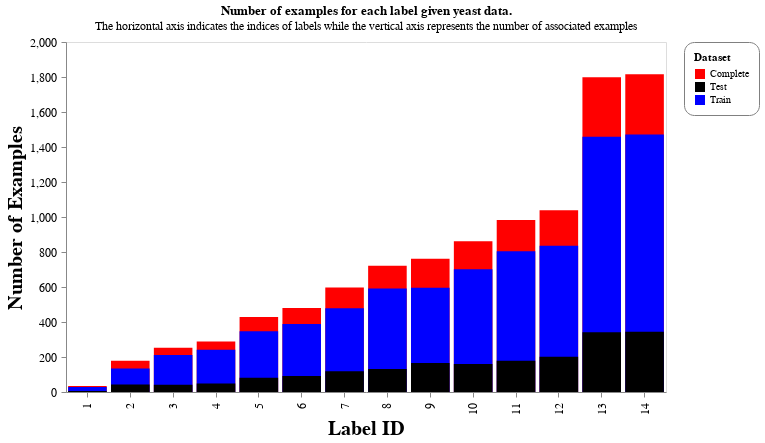

Write notebook code for a chart like this one.
### Code cell
chart

### Figure 1 — Vega-Lite specification as saved in the notebook (floating-point values rounded to 4 significant figures)
{"data": {"name": "data-4226a1881d9009b3672c50191b7ac720"}, "mark": {"type": "bar", "color": "grey"}, "config": {"axis": {"labelFontSize": 12, "labelLimit": 500, "labelPadding": 5, "titleFontSize": 20}, "axisY": {"grid": false}, "header": {"labelFontSize": 15, "titleFontSize": 20}, "legend": {"cornerRadius": 10, "fillColor": "white", "padding": 10, "strokeColor": "gray"}}, "encoding": {"color": {"type": "nominal", "field": "Dataset", "scale": {"range": ["red", "black", "blue"]}}, "x": {"type": "ordinal", "field": "Label", "sort": "ascending", "title": "Label ID"}, "y": {"type": "quantitative", "field": "Sum", "stack": null, "title": "Number of Examples"}}, "height": 350, "resolve": {"scale": {"x": "independent"}}, "title": {"text": "Number of examples for each label given yeast data.", "subtitle": ["The horizontal axis indicates the indices of labels while the vertical axis represents the number of associated examples"]}, "width": 600, "$schema": "https://vega.github.io/schema/vega-lite/v4.8.1.json", "datasets": {"data-4226a1881d9009b3672c50191b7ac720": [{"Label": 1, "Dataset": "Complete", "Sum": 34}, {"Label": 2, "Dataset": "Complete", "Sum": 178}, {"Label": 3, "Dataset": "Complete", "Sum": 253}, {"Label": 4, "Dataset": "Complete", "Sum": 289}, {"Label": 5, "Dataset": "Complete", "Sum": 428}, {"Label": 6, "Dataset": "Complete", "Sum": 480}, {"Label": 7, "Dataset": "Complete", "Sum": 597}, {"Label": 8, "Dataset": "Complete", "Sum": 722}, {"Label": 9, "Dataset": "Complete", "Sum": 762}, {"Label": 10, "Dataset": "Complete", "Sum": 862}, {"Label": 11, "Dataset": "Complete", "Sum": 983}, {"Label": 12, "Dataset": "Complete", "Sum": 1038}, {"Label": 13, "Dataset": "Complete", "Sum": 1799}, {"Label": 14, "Dataset": "Complete", "Sum": 1816}, {"Label": 1, "Dataset": "Train", "Sum": 28}, {"Label": 2, "Dataset": "Train", "Sum": 135}, {"Label": 3, "Dataset": "Train", "Sum": 211}, {"Label": 4, "Dataset": "Train", "Sum": 241}, {"Label": 5, "Dataset": "Train", "Sum": 347}, {"Label": 6, "Dataset": "Train", "Sum": 389}, {"Label": 7, "Dataset": "Train", "Sum": 478}, {"Label": 8, "Dataset": "Train", "Sum": 591}, {"Label": 9, "Dataset": "Train", "Sum": 596}, {"Label": 10, "Dataset": "Train", "Sum": 702}, {"Label": 11, "Dataset": "Train", "Sum": 805}, {"Label": 12, "Dataset": "Train", "Sum": 836}, {"Label": 13, "Dataset": "Train", "Sum": 1458}, {"Label": 14, "Dataset": "Train", "Sum": 1471}, {"Label": 1, "Dataset": "Test", "Sum": 6}, {"Label": 2, "Dataset": "Test", "Sum": 43}, {"Label": 3, "Dataset": "Test", "Sum": 42}, {"Label": 4, "Dataset": "Test", "Sum": 48}, {"Label": 5, "Dataset": "Test", "Sum": 81}, {"Label": 6, "Dataset": "Test", "Sum": 91}, {"Label": 7, "Dataset": "Test", "Sum": 119}, {"Label": 8, "Dataset": "Test", "Sum": 131}, {"Label": 9, "Dataset": "Test", "Sum": 166}, {"Label": 10, "Dataset": "Test", "Sum": 160}, {"Label": 11, "Dataset": "Test", "Sum": 178}, {"Label": 12, "Dataset": "Test", "Sum": 202}, {"Label": 13, "Dataset": "Test", "Sum": 341}, {"Label": 14, "Dataset": "Test", "Sum": 345}]}}
